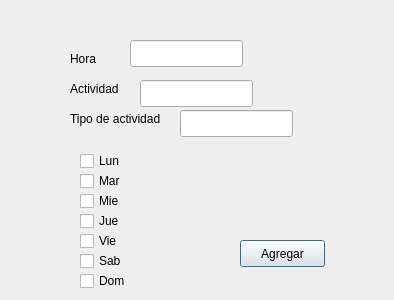
<?xml version="1.0" encoding="UTF-8"?>
<ui version="4.0">
 <class>planificar</class>
 <widget class="QDialog" name="planificar">
  <property name="geometry">
   <rect>
    <x>0</x>
    <y>0</y>
    <width>394</width>
    <height>300</height>
   </rect>
  </property>
  <property name="windowTitle">
   <string>Dialog</string>
  </property>
  <widget class="QLabel" name="hora">
   <property name="geometry">
    <rect>
     <x>70</x>
     <y>50</y>
     <width>54</width>
     <height>17</height>
    </rect>
   </property>
   <property name="text">
    <string>Hora</string>
   </property>
  </widget>
  <widget class="QLabel" name="actividad">
   <property name="geometry">
    <rect>
     <x>70</x>
     <y>80</y>
     <width>61</width>
     <height>17</height>
    </rect>
   </property>
   <property name="text">
    <string>Actividad</string>
   </property>
  </widget>
  <widget class="QPushButton" name="botonagregar">
   <property name="geometry">
    <rect>
     <x>240</x>
     <y>240</y>
     <width>85</width>
     <height>27</height>
    </rect>
   </property>
   <property name="text">
    <string>Agregar</string>
   </property>
  </widget>
  <widget class="QLabel" name="tipoact">
   <property name="geometry">
    <rect>
     <x>70</x>
     <y>110</y>
     <width>101</width>
     <height>17</height>
    </rect>
   </property>
   <property name="text">
    <string>Tipo de actividad </string>
   </property>
  </widget>
  <widget class="QCheckBox" name="lun">
   <property name="geometry">
    <rect>
     <x>80</x>
     <y>150</y>
     <width>86</width>
     <height>22</height>
    </rect>
   </property>
   <property name="text">
    <string>Lun</string>
   </property>
  </widget>
  <widget class="QCheckBox" name="mar">
   <property name="geometry">
    <rect>
     <x>80</x>
     <y>170</y>
     <width>86</width>
     <height>22</height>
    </rect>
   </property>
   <property name="text">
    <string>Mar</string>
   </property>
  </widget>
  <widget class="QCheckBox" name="mier">
   <property name="geometry">
    <rect>
     <x>80</x>
     <y>190</y>
     <width>86</width>
     <height>22</height>
    </rect>
   </property>
   <property name="text">
    <string>Mie</string>
   </property>
  </widget>
  <widget class="QCheckBox" name="jue">
   <property name="geometry">
    <rect>
     <x>80</x>
     <y>210</y>
     <width>86</width>
     <height>22</height>
    </rect>
   </property>
   <property name="text">
    <string>Jue</string>
   </property>
  </widget>
  <widget class="QCheckBox" name="vie">
   <property name="geometry">
    <rect>
     <x>80</x>
     <y>230</y>
     <width>86</width>
     <height>22</height>
    </rect>
   </property>
   <property name="text">
    <string>Vie</string>
   </property>
  </widget>
  <widget class="QCheckBox" name="sab">
   <property name="geometry">
    <rect>
     <x>80</x>
     <y>250</y>
     <width>86</width>
     <height>22</height>
    </rect>
   </property>
   <property name="text">
    <string>Sab</string>
   </property>
  </widget>
  <widget class="QCheckBox" name="dom">
   <property name="geometry">
    <rect>
     <x>80</x>
     <y>270</y>
     <width>86</width>
     <height>22</height>
    </rect>
   </property>
   <property name="text">
    <string>Dom</string>
   </property>
  </widget>
  <widget class="QLineEdit" name="hora_2">
   <property name="geometry">
    <rect>
     <x>130</x>
     <y>40</y>
     <width>113</width>
     <height>27</height>
    </rect>
   </property>
  </widget>
  <widget class="QLineEdit" name="actividad_2">
   <property name="geometry">
    <rect>
     <x>140</x>
     <y>80</y>
     <width>113</width>
     <height>27</height>
    </rect>
   </property>
  </widget>
  <widget class="QLineEdit" name="tipoact_2">
   <property name="geometry">
    <rect>
     <x>180</x>
     <y>110</y>
     <width>113</width>
     <height>27</height>
    </rect>
   </property>
  </widget>
 </widget>
 <resources/>
 <connections/>
</ui>
